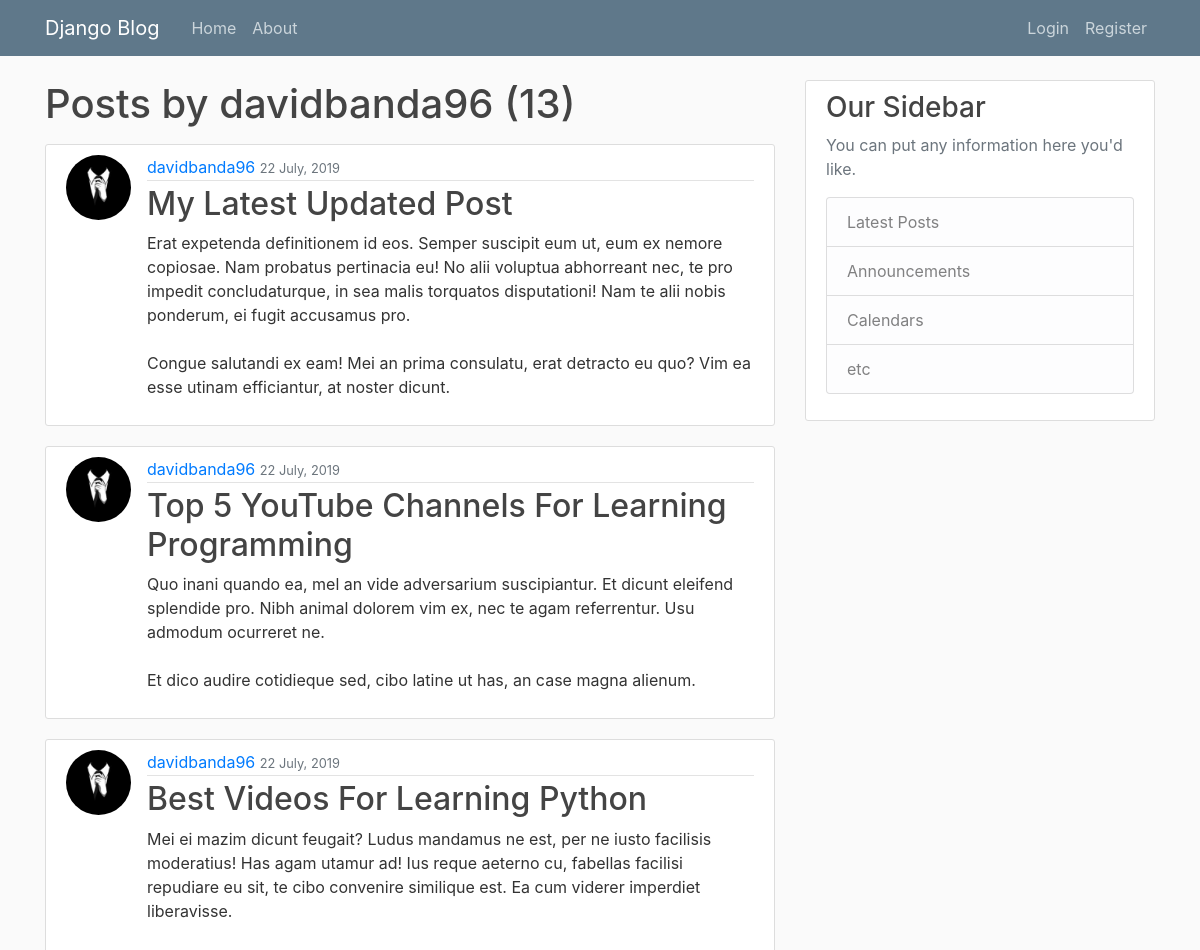
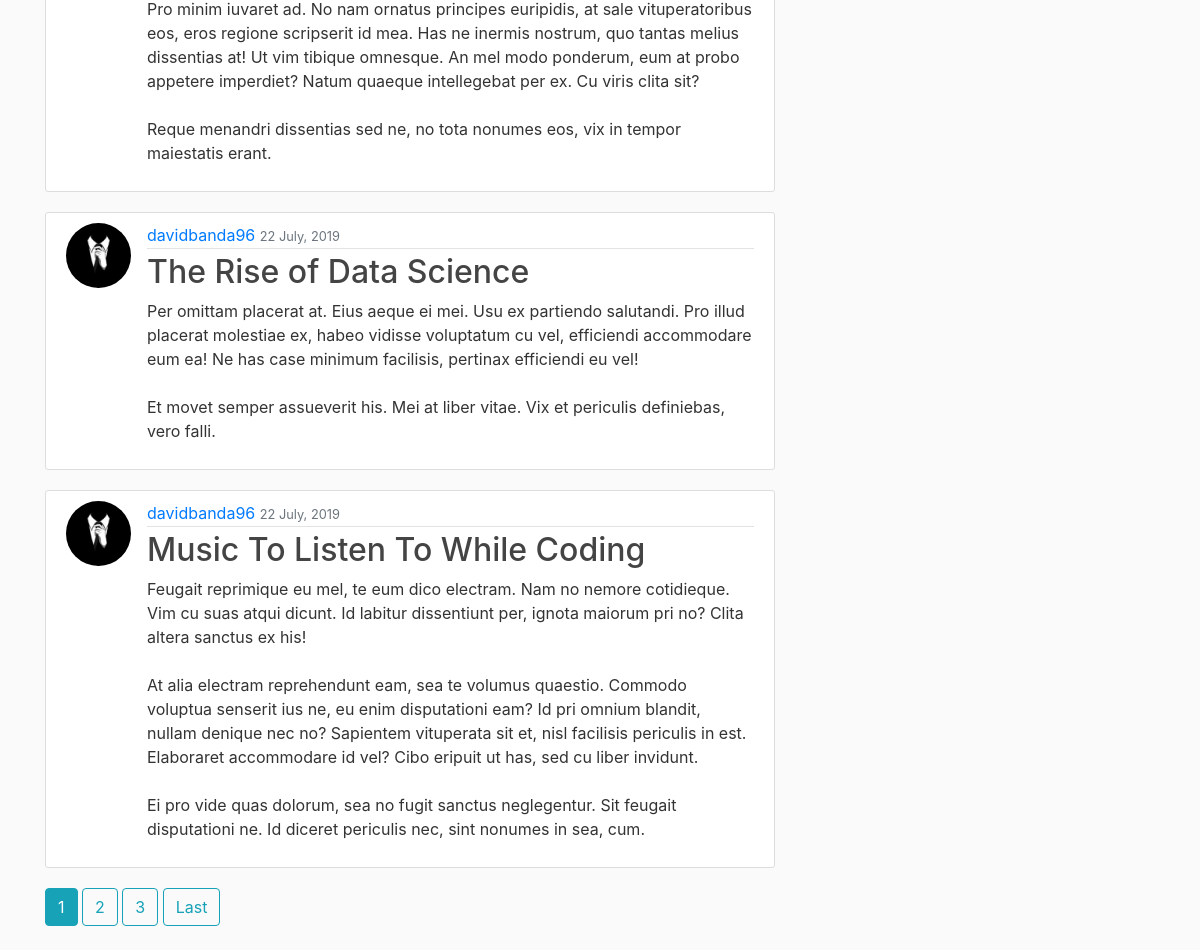
/user/davidbanda96, run on the app's committed database (2 pictures, top to bottom).
### blog/models.py (models this page shows, shortened)
class Post(models.Model):
    title = models.CharField(max_length=100)
    content = models.TextField()
    date_posted = models.DateTimeField(default=timezone.now)
    author = models.ForeignKey(User, on_delete=models.CASCADE)
    """
    def get_absolute_url(self):
        return reverse('post-detail', kwargs={'pk': self.pk})
    """

### users/models.py (models this page shows, shortened)
class Profile(models.Model):
    user = models.OneToOneField(User, on_delete=models.CASCADE)
    image = models.ImageField(default='default.jpg', upload_to='profile_pics')

### blog/views.py (the view)
# urls.py: path('user/<str:username>', UserPostListView.as_view(), name='user-posts'),
class UserPostListView(ListView):
    model = Post
    template_name = 'blog/user_posts.html'  # <app>/<model>_<viewtype>.html
    context_object_name = 'posts'
    extra_context = {'title': 'Home'}
    paginate_by = 5
    def get_queryset(self):
        user = get_object_or_404(User, username=self.kwargs.get('username'))
        return Post.objects.filter(author=user).order_by('-date_posted')

### blog/templates/blog/user_posts.html (shortened to what this page needs)
{% extends "blog/base.html" %}
{% block content %}
<h1 class="mb-3">Posts by {{ view.kwargs.username }} ({{ page_obj.paginator.count }})</h1>
  {% for post in posts %}
  <article class="media content-section">
    <img class="rounded-circle article-img" src="{{ post.author.profile.image.url }}">
    <div class="media-body">
      <div class="article-metadata">
        <a class="mr- 2" href="{% url 'user-posts' post.author.username %}">{{ post.author }}</a>
        <small class="text-muted">{{ post.date_posted|date:"d F, Y" }}</small>
      </div>
      <h2><a class="article-title" href="{% url 'post-detail' post.id %}">{{ post.title }}</a></h2>
      <p class="article-content">{{ post.content }}</p>
    </div>
  </article>
  {% endfor %}
  {% if is_paginated %}
    {% for num in page_obj.paginator.page_range %}
      {% if page_obj.number == num %}
        <a class="btn btn-info mb-4" href="?page={{ num }}">{{ num }} </a>
      {% elif num > page_obj.number|add:'-3' and num < page_obj.number|add:'3' %}
        <a class="btn btn-outline-info mb-4" href="?page={{ num }}">{{ num }} </a>
      {% endif %}
    {% endfor %}
    {% if page_obj.has_next %}
      <a class="btn btn-outline-info mb-4" href="?page={{ page_obj.paginator.num_pages }}">Last</a>
    {% endif %}
  {% endif %}
{% endblock content %}

### blog/static/blog/main.css (style rules this page uses)
body { background: #fafafa; color: #333333; margin-top: 5rem; }
h1, h2, h3, h4, h5, h6 { color: #444444; }
.content-section { background: #ffffff; padding: 10px 20px; border: 1px solid #dddddd; border-radius: 3px; margin-bottom: 20px; }
.article-title { color: #444444; }
.article-content { white-space: pre-line; }
.article-img { height: 65px; width: 65px; margin-right: 16px; object-fit: cover; }
.article-metadata { padding-bottom: 1px; margin-bottom: 4px; border-bottom: 1px solid #e3e3e3 }

### data on the page
Post: author.profile.image (picture), author "davidbanda96", date_posted "22 July, 2019", title "My Latest Updated Post", content "Erat expetenda definitionem id eos. Semper suscipit eum ut, eum ex nemore copiosae. Nam probatus pertinacia eu! No alii voluptua abhorreant nec, te pro impedit concludaturque, in sea malis torquatos disputationi! Nam te alii nobis ponderum, ei fugit accusamus pro. Congue salutandi ex eam! Mei an prima consulatu, erat detracto eu quo? Vim ea esse utinam efficiantur, at noster dicunt."
Post: author.profile.image (picture), author "davidbanda96", date_posted "22 July, 2019", title "Top 5 YouTube Channels For Learning Programming", content "Quo inani quando ea, mel an vide adversarium suscipiantur. Et dicunt eleifend splendide pro. Nibh animal dolorem vim ex, nec te agam referrentur. Usu admodum ocurreret ne. Et dico audire cotidieque sed, cibo latine ut has, an case magna alienum."
Post: author.profile.image (picture), author "davidbanda96", date_posted "22 July, 2019", title "Best Videos For Learning Python", content "Mei ei mazim dicunt feugait? Ludus mandamus ne est, per ne iusto facilisis moderatius! Has agam utamur ad! Ius reque aeterno cu, fabellas facilisi repudiare eu sit, te cibo convenire similique est. Ea cum viderer imperdiet liberavisse. Pro minim iuvaret ad. No nam ornatus principes euripidis, at sale vituperatoribus eos, eros regione scripserit id mea. Has ne inermis nostrum, quo tantas melius dissentias at! Ut vim tibique omnesque. An mel modo ponderum, eum at probo appetere imperdiet? Natum quaeque intellegebat per ex. Cu viris clita sit? Reque menandri dissentias sed ne, no tota nonumes eos, vix in tempor maiestatis erant."
Post: author.profile.image (picture), author "davidbanda96", date_posted "22 July, 2019", title "The Rise of Data Science", content "Per omittam placerat at. Eius aeque ei mei. Usu ex partiendo salutandi. Pro illud placerat molestiae ex, habeo vidisse voluptatum cu vel, efficiendi accommodare eum ea! Ne has case minimum facilisis, pertinax efficiendi eu vel! Et movet semper assueverit his. Mei at liber vitae. Vix et periculis definiebas, vero falli."
Post: author.profile.image (picture), author "davidbanda96", date_posted "22 July, 2019", title "Music To Listen To While Coding", content "Feugait reprimique eu mel, te eum dico electram. Nam no nemore cotidieque. Vim cu suas atqui dicunt. Id labitur dissentiunt per, ignota maiorum pri no? Clita altera sanctus ex his! At alia electram reprehendunt eam, sea te volumus quaestio. Commodo voluptua senserit ius ne, eu enim disputationi eam? Id pri omnium blandit, nullam denique nec no? Sapientem vituperata sit et, nisl facilisis periculis in est. Elaboraret accommodare id vel? Cibo eripuit ut has, sed cu liber invidunt. Ei pro vide quas dolorum, sea no fugit sanctus neglegentur. Sit feugait disputationi ne. Id diceret periculis nec, sint nonumes in sea, cum."

### other printed values
{{ view.kwargs.username }} "davidbanda96"
{{ page_obj.paginator.count }} "13"
{{ num }} "1"
{{ num }} "2" "3"
